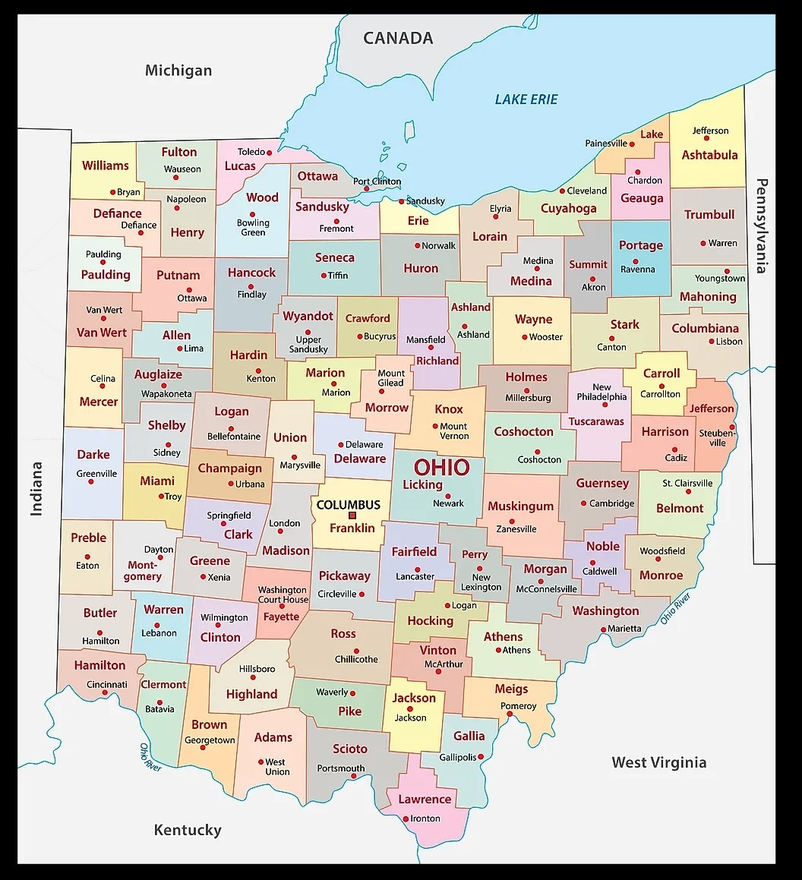
#> input picture image_binarization/ohio_map_original.png, 802 x 880 px, shrunk from 1056 x 1159 before the run
$ python image_binarization.py
#> lines starting #> are read from the running program, lines starting #| are printed output that depends on the picture; after the words box and inside, x2 and y2 are one past the last pixel; in counts of white or black regions, pixels touching at a corner belong together
from PIL import Image

# https://mapsofusa.net/ohio-map-with-cities-and-towns/
ohio = Image.open("ohio_map_original.png").convert("L")
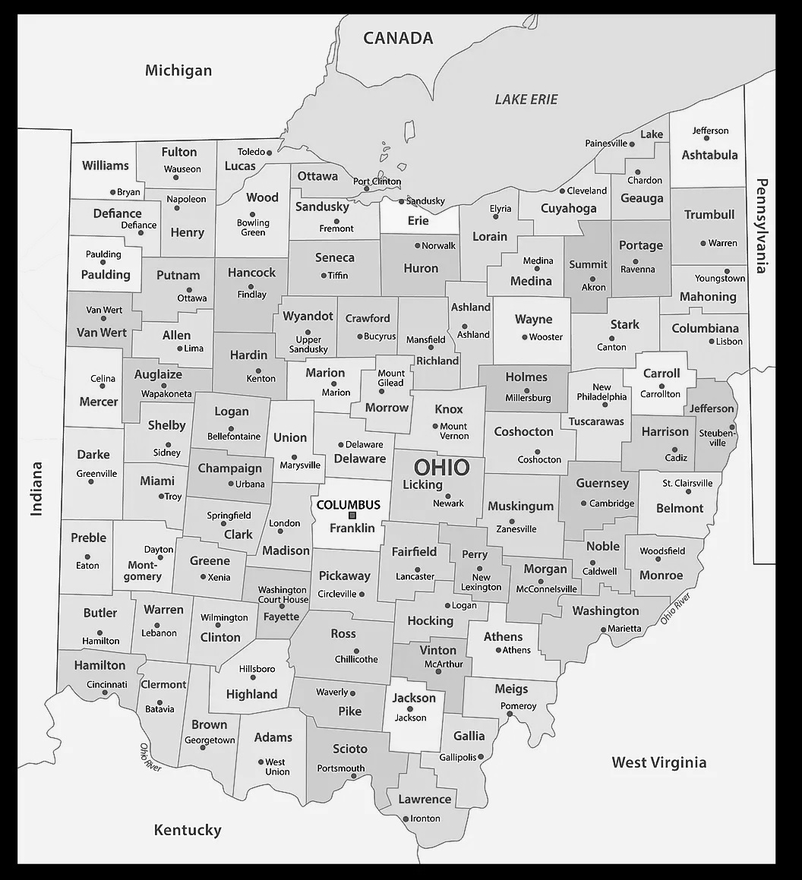
#> ohio: PIL image 802x880 L; min 0, max 255, mean 198.9
#ohio.show()

# image binarization
threshold = 150
table = []
for i in range(256):
    if i < threshold:
        table.append(0)
    else:
        table.append(1)
#ohio_converted = ohio.point(table, '1')

#ohio_converted = ohio.point(lambda i: i > threshold, '1')
ohio_converted = ohio.point(lambda i: i > threshold and 255)
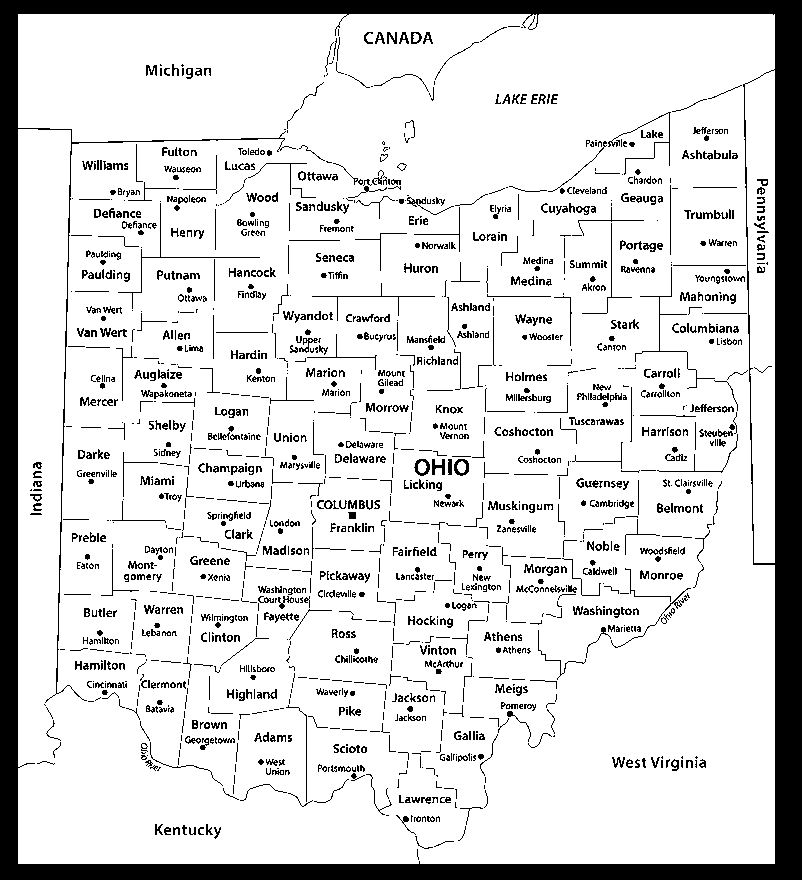
#> ohio_converted: PIL image 802x880 L; 84.9% white; 1856 black regions (938 under 20 px), largest, box (x1, y1, x2, y2) and area: (0, 0, 802, 880) 64275, (635, 267, 715, 389) 273, (118, 203, 260, 309) 255
ohio_converted.save("China_map_converted.png")
ohio_converted.show()

$ run again, with image_binarization/China_map.png copied over image_binarization/ohio_map_original.png
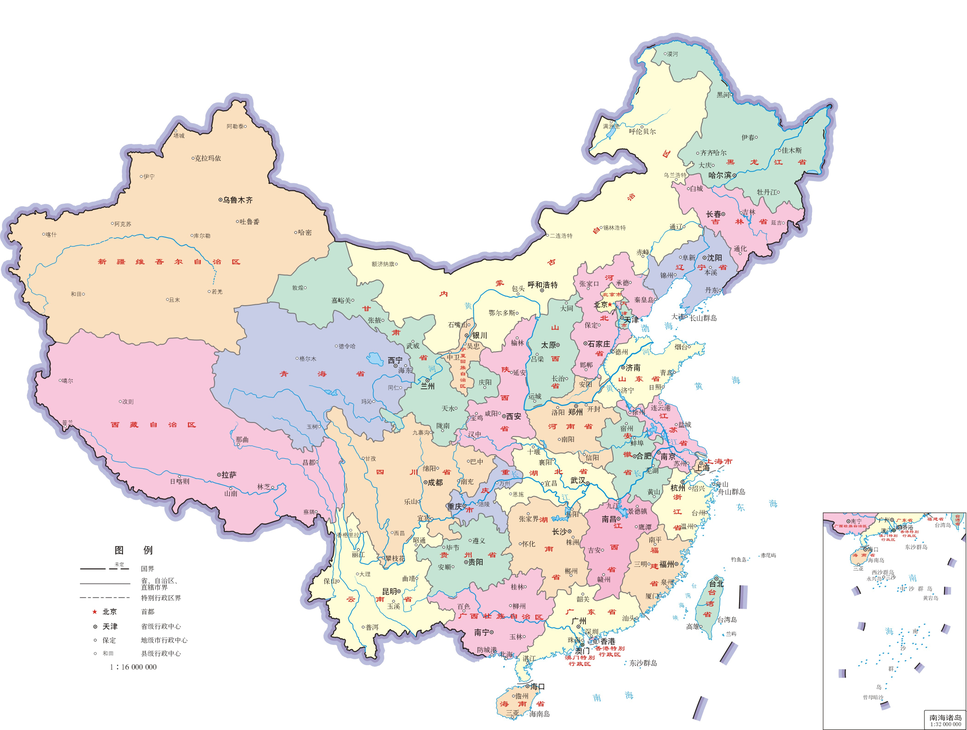
#> input picture image_binarization/China_map.png, 967 x 730 px, shrunk from 4207 x 3176 before the run
#> `ohio = Image.open("ohio_map_original.png").convert("L")`:
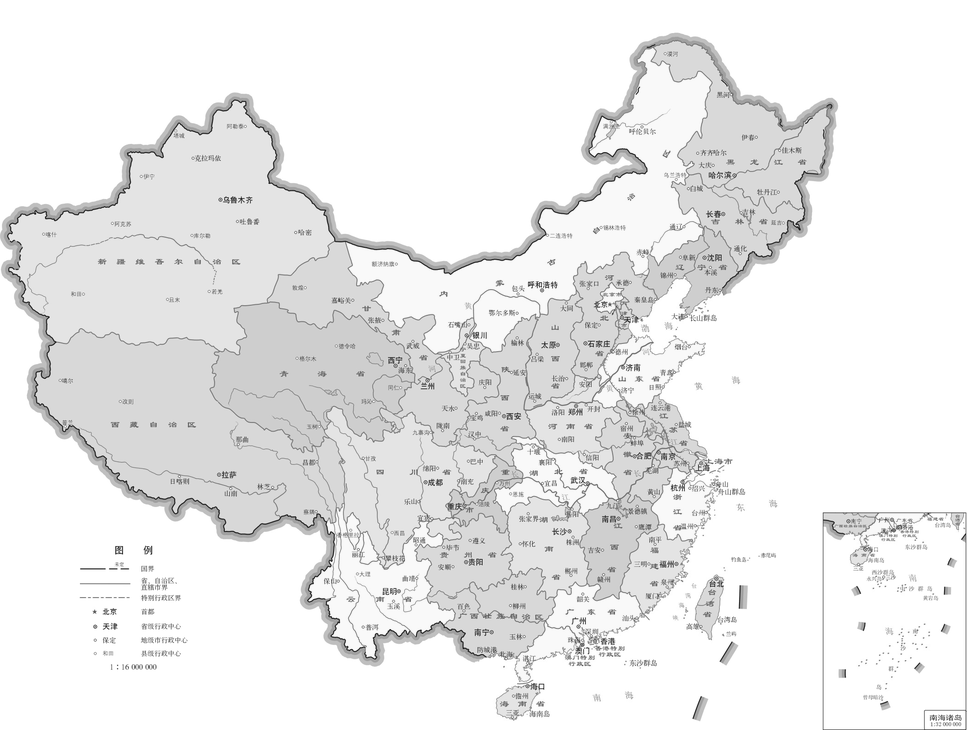
#> ohio: PIL image 967x730 L; min 14, max 255, mean 236.2
#> `ohio_converted = ohio.point(lambda i: i > threshold and 255)`:
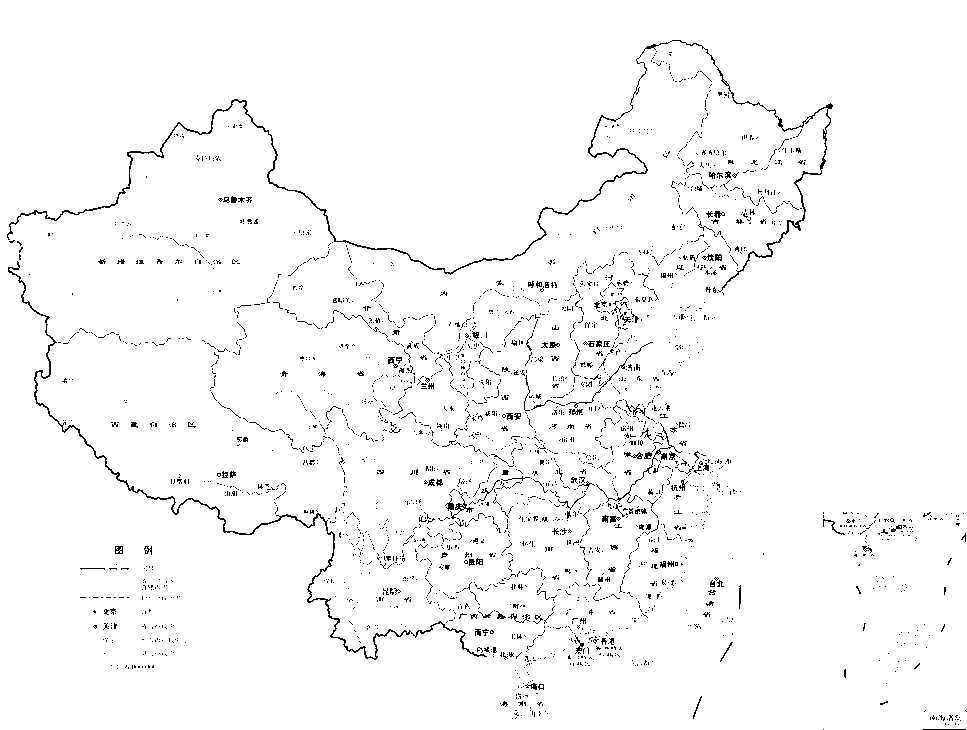
#> ohio_converted: PIL image 967x730 L; 97.4% white; black in thin lines or dots

$ run again, with image_binarization/ohio_map_converted.png copied over image_binarization/ohio_map_original.png
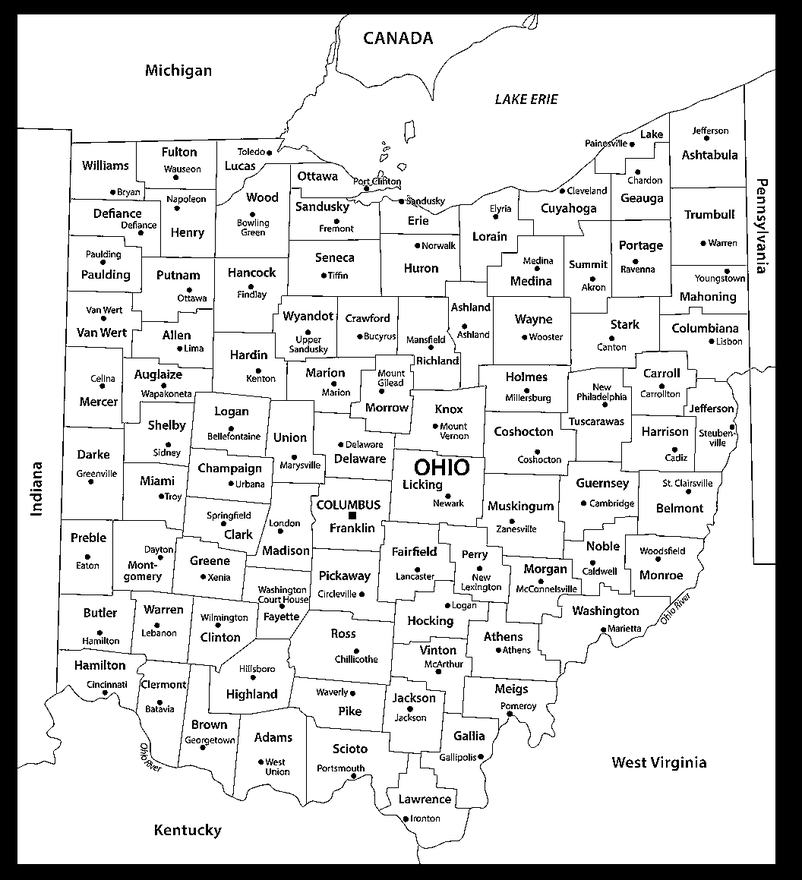
#> input picture image_binarization/ohio_map_converted.png, 802 x 880 px, shrunk from 1056 x 1159 before the run
#> ohio is the input picture: PIL image 802x880 L; min 0, max 255, mean 216.6
#> `ohio_converted = ohio.point(lambda i: i > threshold and 255)`:
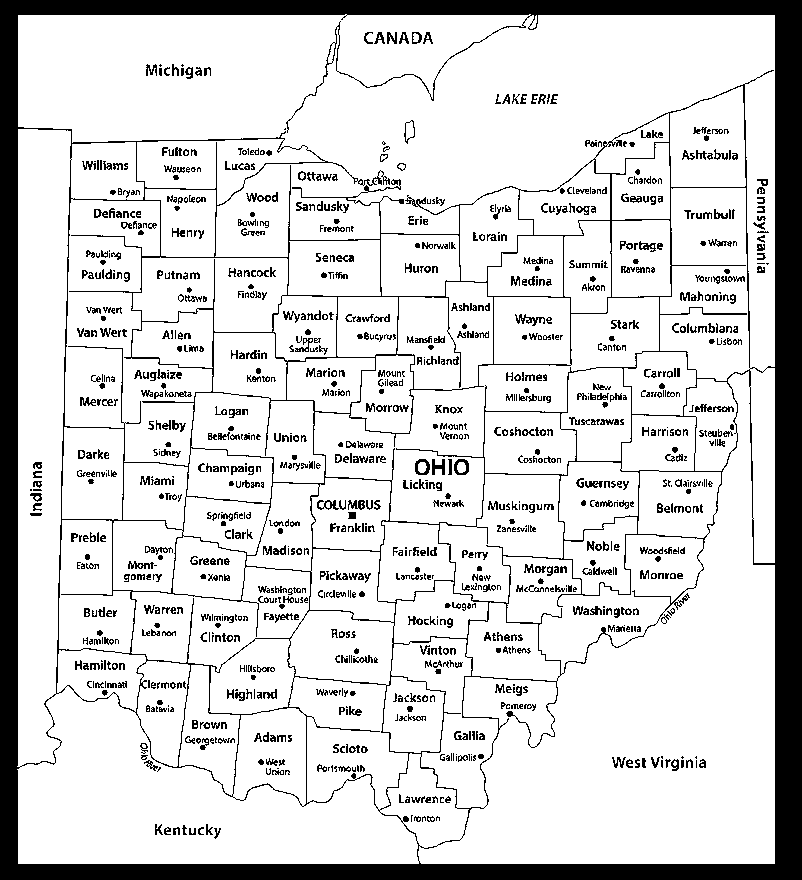
#> ohio_converted: PIL image 802x880 L; 84% white; 1169 black regions (408 under 20 px), largest, box (x1, y1, x2, y2) and area: (0, 0, 802, 880) 81674, (515, 314, 545, 326) 141, (415, 459, 430, 475) 127
